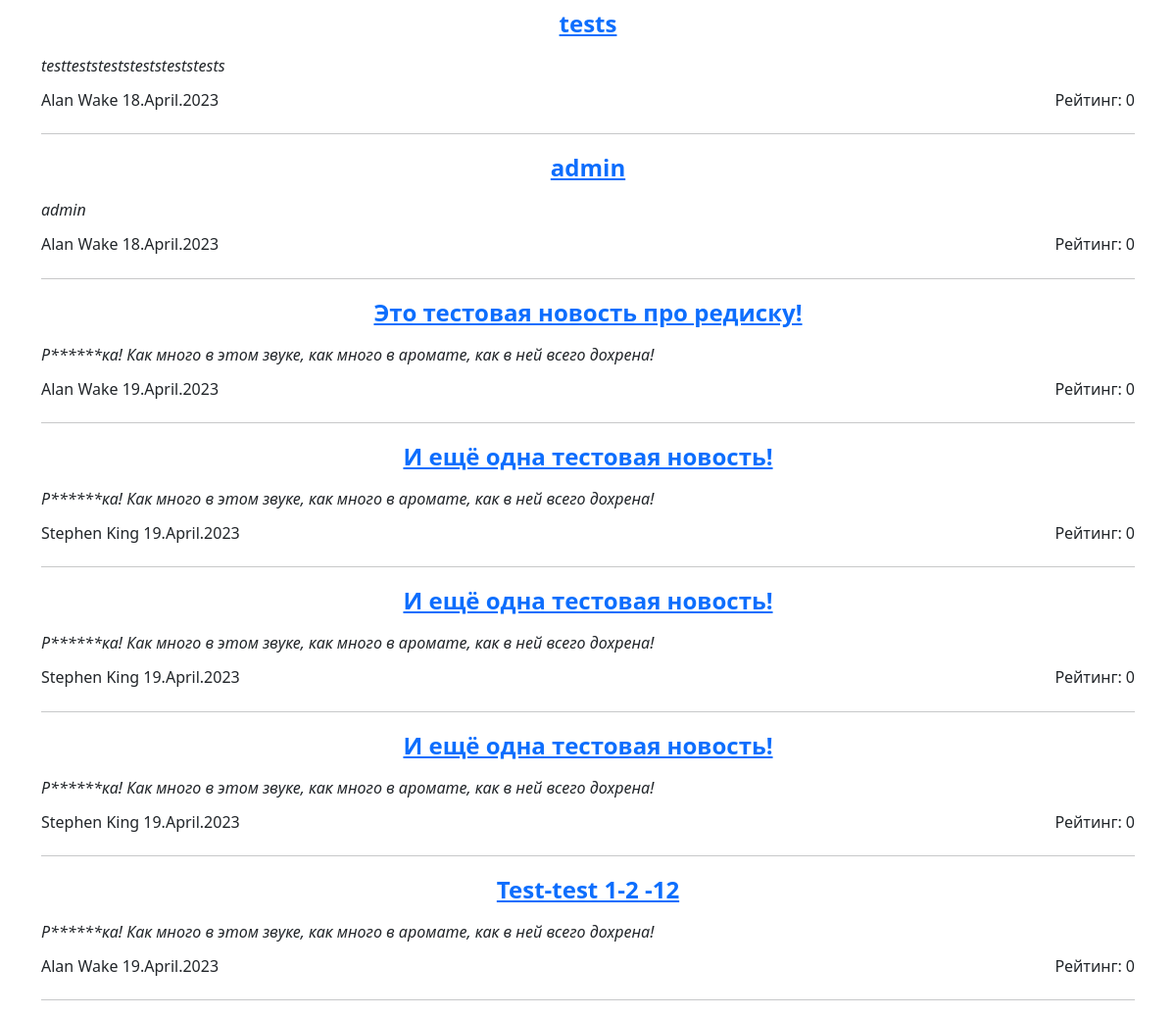
/posts/search/ (lower part), run on an earlier commit of the app's database.
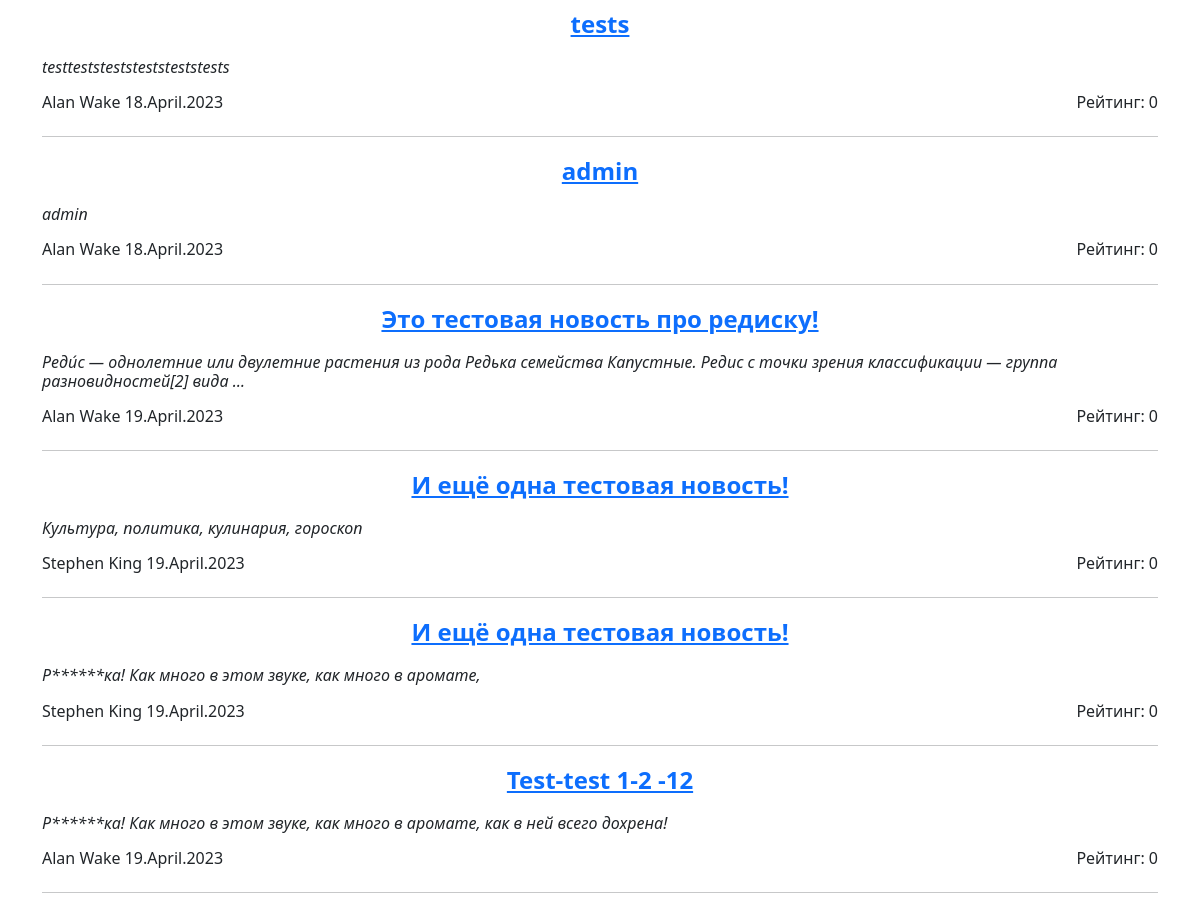
And on a later commit of the database.
### news/models.py (models this page shows, shortened)
class Post(models.Model):
    ar = 'Article'
    nw = 'News'
    post_types = [
        (ar, 'Article'),
        (nw, 'News')
    ]
    post_type = models.CharField(max_length=7, choices=post_types, default=nw)
    t_creation = models.DateTimeField(auto_now_add=True)
    title = models.CharField(max_length=255)
    content = models.TextField()
    rating = models.IntegerField(default=0, db_column='rating')
    author = models.ForeignKey('Author', on_delete=models.CASCADE, related_name='post')
    category = models.ManyToManyField('Category', blank=True, through='PostCategory', verbose_name='Категории')  # Связь многие к многим

class Author(models.Model):
    full_name = models.CharField(max_length=100)
    rating = models.IntegerField(default=0) # значение вычисляется в update_rating
    user = models.ForeignKey('auth.User', on_delete=models.CASCADE) # связь с методом User один к одному
    def update_rating(self):
        r_comments_by_author = Comment.objects.filter(user_id=self.user.id).aggregate(models.Sum('rating'))['rating__sum'] # new variant
        r_posts = Post.objects.filter(author_id=self).aggregate(models.Sum('rating')) #суммарный рейтинг за посты
        post_ids = Post.objects.filter(author_id=self).values_list('id', flat=True) #(flat=True) чтобы получить одним списком id всех постов этого автора
        r_comments_to_author_posts = Comment.objects.filter(post_id__in=post_ids).aggregate(models.Sum('rating'))['rating__sum']
        print(r_posts, r_posts['rating__sum'], r_comments_by_author, r_comments_to_author_posts)
        self.rating = (int(r_posts['rating__sum']) * 3) + int(r_comments_by_author) + int(r_comments_to_author_posts)
        print(self.rating)
        self.save()
    def __str__(self):
        return self.full_name

### news/views.py (the view)
# urls.py: path('search/', PostSearch.as_view(), name='news_search'),
class PostSearch(ListView):
    model = Post
    template_name = 'search.html'
    context_object_name = 'posts'
    success_url = reverse_lazy('posts_list')
    def get_queryset(self):
        queryset = super().get_queryset()  # Получаем обычный запрос
        self.filterset = PostFilter(self.request.GET, queryset)
        return self.filterset.qs
    def get_context_data(self, **kwargs):
        context = super().get_context_data(**kwargs)
        context['filterset'] = self.filterset
        return context

### news/models.py (called while the page is built)
    def __str__(self):
        return self.category_name

### news/templatetags/custom_filters.py (called while the page is built)
@register.filter()
def censor(value):
   for word in bad_words:
      if word.lower() in value.lower():
         value = value.replace(word[1:-2], '*' * (len(word)-1))
   return value

### templates/search.html (shortened to what this page needs)
{% extends 'flatpages/default.html' %}
{% load custom_filters %}
{% block content %}
   {% if posts %}
       {% for post in posts %}
           <a href="{% url 'post_full' pk=post.pk %}" style="display: block; text-align: center; font-size:24px; font-weight: bold">{{post.title|censor}}</a>
           <h6 style="text-align: left; font-style: italic;">{{post.content|truncatewords:20|censor}}</h6>
           <div style="display: flex; justify-content: space-between; align-items: center;">
               <h6>{{post.author}} {{post.t_creation|date:"j.F.Y" }}</h6>
               <h6>Рейтинг: {{post.rating}}</h6>
           </div>
           <hr>
       {% endfor %}
   {% else %}
       <h2>Конец истории</h2>
   {% endif %}
{% endblock content %}

What changed in the data, as far as the page shows it:
removed Post: title|censor "И ещё одна тестовая новость!", content|censor "Р******ка! Как много в этом звуке, как много в аромате, как в ней всего дохрена!", author "Stephen King", t_creation "19.April.2023", rating "0"
changed Post "Это тестовая новость про редиску!": content|censor "Р******ка! Как много в этом звуке, как много в аромате, как в ней всего дохрена!" → "Реди́с — однолетние или двулетние растения из рода Редька семейства Капустные. Редис с точки зрения классификации — группа разновидностей[2] вида …"
changed Post: content|censor "Р******ка! Как много в этом звуке, как много в аромате, как в ней всего дохрена!" → "Культура, политика, кулинария, гороскоп"
changed Post: content|censor "Р******ка! Как много в этом звуке, как много в аромате, как в ней всего дохрена!" → "Р******ка! Как много в этом звуке, как много в аромате,"
